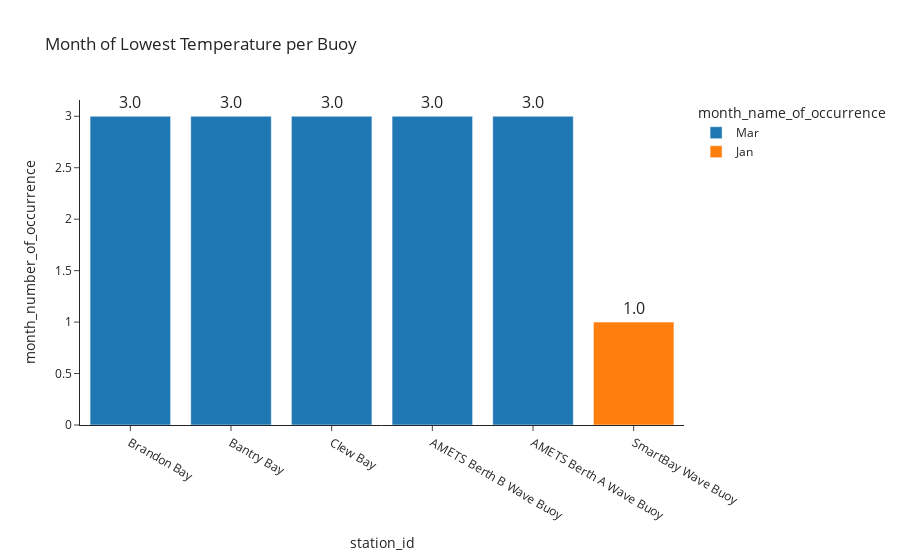

Source (notebook cell):
### Code cell
fig = px.bar(lowest_temperature_and_month_per_buoy, x='station_id', y='month_number_of_occurrence', title='Month of Lowest Temperature per Buoy', text_auto='.2s', template='simple_white', color='month_name_of_occurrence')
fig.update_traces(textfont_size=16, textangle=0, textposition="outside", cliponaxis=False)

### Figure 1 — Plotly figure (JSON) as saved in the notebook; plotly's stock layout.template omitted (floating-point values rounded to 4 significant figures)
{"data": [{"alignmentgroup": "True", "cliponaxis": false, "hovertemplate": "month_name_of_occurrence=Mar<br>station_id=%{x}<br>month_number_of_occurrence=%{y}<extra></extra>", "legendgroup": "Mar", "marker": {"color": "#1F77B4", "pattern": {"shape": ""}}, "name": "Mar", "offsetgroup": "Mar", "orientation": "v", "showlegend": true, "textangle": 0, "textfont": {"size": 16}, "textposition": "outside", "texttemplate": "%{y:.2s}", "type": "bar", "x": ["Brandon Bay", "Bantry Bay", "Clew Bay", "AMETS Berth B Wave Buoy", "AMETS Berth A Wave Buoy"], "xaxis": "x", "y": [3, 3, 3, 3, 3], "yaxis": "y"}, {"alignmentgroup": "True", "cliponaxis": false, "hovertemplate": "month_name_of_occurrence=Jan<br>station_id=%{x}<br>month_number_of_occurrence=%{y}<extra></extra>", "legendgroup": "Jan", "marker": {"color": "#FF7F0E", "pattern": {"shape": ""}}, "name": "Jan", "offsetgroup": "Jan", "orientation": "v", "showlegend": true, "textangle": 0, "textfont": {"size": 16}, "textposition": "outside", "texttemplate": "%{y:.2s}", "type": "bar", "x": ["SmartBay Wave Buoy"], "xaxis": "x", "y": [1], "yaxis": "y"}], "layout": {"barmode": "relative", "legend": {"title": {"text": "month_name_of_occurrence"}, "tracegroupgap": 0}, "title": {"text": "Month of Lowest Temperature per Buoy"}, "xaxis": {"anchor": "y", "domain": [0, 1], "title": {"text": "station_id"}}, "yaxis": {"anchor": "x", "domain": [0, 1], "title": {"text": "month_number_of_occurrence"}}}}
